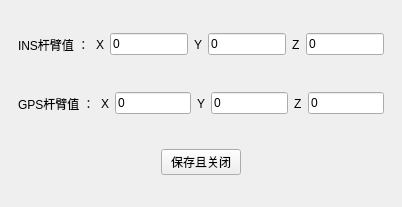
<?xml version="1.0" encoding="UTF-8"?>
<ui version="4.0">
 <class>MainWindow</class>
 <widget class="QMainWindow" name="MainWindow">
  <property name="geometry">
   <rect>
    <x>0</x>
    <y>0</y>
    <width>402</width>
    <height>207</height>
   </rect>
  </property>
  <property name="windowTitle">
   <string>参数配置</string>
  </property>
  <widget class="QWidget" name="centralwidget">
   <layout class="QVBoxLayout" name="verticalLayout">
    <item>
     <widget class="QWidget" name="widget" native="true">
      <layout class="QVBoxLayout" name="verticalLayout_2">
       <item>
        <widget class="QWidget" name="widget_22" native="true">
         <layout class="QHBoxLayout" name="horizontalLayout_21">
          <property name="leftMargin">
           <number>0</number>
          </property>
          <property name="topMargin">
           <number>6</number>
          </property>
          <property name="rightMargin">
           <number>0</number>
          </property>
          <property name="bottomMargin">
           <number>6</number>
          </property>
          <item>
           <widget class="QLabel" name="label_19">
            <property name="text">
             <string>INS杆臂值 ：</string>
            </property>
           </widget>
          </item>
          <item>
           <widget class="QLabel" name="label_13">
            <property name="text">
             <string>X</string>
            </property>
           </widget>
          </item>
          <item>
           <widget class="QLineEdit" name="lineEdit_InsBposX">
            <property name="text">
             <string>0</string>
            </property>
            <property name="placeholderText">
             <string/>
            </property>
           </widget>
          </item>
          <item>
           <widget class="QLabel" name="label_14">
            <property name="text">
             <string>Y</string>
            </property>
           </widget>
          </item>
          <item>
           <widget class="QLineEdit" name="lineEdit_InsBposY">
            <property name="text">
             <string>0</string>
            </property>
            <property name="placeholderText">
             <string/>
            </property>
           </widget>
          </item>
          <item>
           <widget class="QLabel" name="label_15">
            <property name="text">
             <string>Z</string>
            </property>
           </widget>
          </item>
          <item>
           <widget class="QLineEdit" name="lineEdit_InsBposZ">
            <property name="text">
             <string>0</string>
            </property>
            <property name="placeholderText">
             <string/>
            </property>
           </widget>
          </item>
         </layout>
        </widget>
       </item>
       <item>
        <widget class="QWidget" name="widget_23" native="true">
         <layout class="QHBoxLayout" name="horizontalLayout_22">
          <property name="leftMargin">
           <number>0</number>
          </property>
          <property name="topMargin">
           <number>6</number>
          </property>
          <property name="rightMargin">
           <number>0</number>
          </property>
          <property name="bottomMargin">
           <number>6</number>
          </property>
          <item>
           <widget class="QLabel" name="label_12">
            <property name="text">
             <string>GPS杆臂值 ：</string>
            </property>
           </widget>
          </item>
          <item>
           <widget class="QLabel" name="label_16">
            <property name="text">
             <string>X</string>
            </property>
           </widget>
          </item>
          <item>
           <widget class="QLineEdit" name="lineEdit_GpsBposX">
            <property name="text">
             <string>0</string>
            </property>
            <property name="placeholderText">
             <string/>
            </property>
           </widget>
          </item>
          <item>
           <widget class="QLabel" name="label_17">
            <property name="text">
             <string>Y</string>
            </property>
           </widget>
          </item>
          <item>
           <widget class="QLineEdit" name="lineEdit_GpsBposY">
            <property name="text">
             <string>0</string>
            </property>
            <property name="placeholderText">
             <string/>
            </property>
           </widget>
          </item>
          <item>
           <widget class="QLabel" name="label_18">
            <property name="text">
             <string>Z</string>
            </property>
           </widget>
          </item>
          <item>
           <widget class="QLineEdit" name="lineEdit_GpsBposZ">
            <property name="text">
             <string>0</string>
            </property>
            <property name="placeholderText">
             <string/>
            </property>
           </widget>
          </item>
         </layout>
        </widget>
       </item>
       <item>
        <widget class="QWidget" name="widget_19" native="true">
         <layout class="QHBoxLayout" name="horizontalLayout_18">
          <property name="leftMargin">
           <number>0</number>
          </property>
          <property name="topMargin">
           <number>6</number>
          </property>
          <property name="rightMargin">
           <number>0</number>
          </property>
          <property name="bottomMargin">
           <number>6</number>
          </property>
          <item>
           <spacer name="horizontalSpacer">
            <property name="orientation">
             <enum>Qt::Horizontal</enum>
            </property>
            <property name="sizeHint" stdset="0">
             <size>
              <width>40</width>
              <height>20</height>
             </size>
            </property>
           </spacer>
          </item>
          <item>
           <widget class="QPushButton" name="saveDataButton">
            <property name="text">
             <string>保存且关闭</string>
            </property>
           </widget>
          </item>
          <item>
           <spacer name="horizontalSpacer_2">
            <property name="orientation">
             <enum>Qt::Horizontal</enum>
            </property>
            <property name="sizeHint" stdset="0">
             <size>
              <width>40</width>
              <height>20</height>
             </size>
            </property>
           </spacer>
          </item>
         </layout>
        </widget>
       </item>
      </layout>
     </widget>
    </item>
   </layout>
  </widget>
 </widget>
 <resources/>
 <connections/>
</ui>
